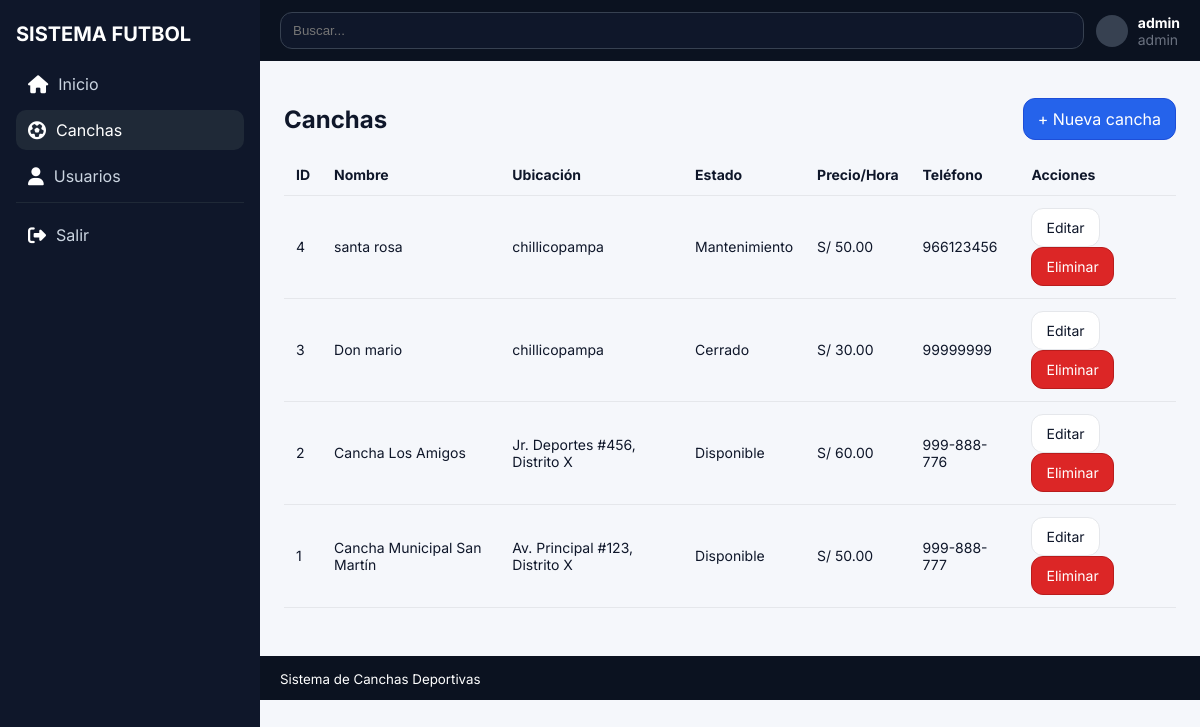
Page /?c=cancha&a=index (signed in) on the committed database.
### tables this page shows
CREATE TABLE `canchas` (
  `id_cancha` int(11) NOT NULL AUTO_INCREMENT,
  `nombre` varchar(100) NOT NULL,
  `ubicacion` varchar(150) NOT NULL,
  `descripcion` text,
  `estado` varchar(50) DEFAULT 'Disponible',
  `precio_hora` decimal(10,2) DEFAULT '0.00',
  `telefono` varchar(20) DEFAULT NULL,
  `fecha_registro` datetime DEFAULT CURRENT_TIMESTAMP,
  PRIMARY KEY (`id_cancha`)
);

### src/control/CanchaController.php (called while the page is built, shortened)
<?php
require_once __DIR__ . '/../model/Cancha.php';
class CanchaController {
    public function index() {
        $canchas = Cancha::all();
        require __DIR__ . '/../view/cancha/index.php';
    }
}

### index.php (called while the page is built, shortened)
<?php
$a = $_GET['a'] ?? 'loginForm';
$controller = new $classname();
$controller->$a();

### src/library/conexion.php (called while the page is built, shortened)
<?php
class Conexion {
    public static function getConexion(): PDO {
        static $pdo = null;
        if ($pdo === null) {
            $dsn = "mysql:host=" . BD_HOST . ";dbname=" . BD_NAME . ";charset=" . BD_CHARSET;
            $opts = [
                PDO::ATTR_ERRMODE            => PDO::ERRMODE_EXCEPTION,
                PDO::ATTR_DEFAULT_FETCH_MODE => PDO::FETCH_ASSOC,
                PDO::ATTR_EMULATE_PREPARES   => false,
            ];
            $pdo = new PDO($dsn, BD_USER, BD_PASSWORD, $opts);
        }
        return $pdo;
    }
}

### src/model/Cancha.php (called while the page is built, shortened)
<?php
require_once __DIR__ . '/../library/conexion.php';
class Cancha {
    public static function all(): array {
        $sql = "SELECT * FROM canchas ORDER BY id_cancha DESC";
        return Conexion::getConexion()->query($sql)->fetchAll();
    }
}

### src/view/cancha/index.php (the view)
<?php require __DIR__ . '/../layout/header.php'; ?>
<div style="display:flex;justify-content:space-between;align-items:center">
  <h2>Canchas</h2>
  <a class="btn primary" href="<?= BASE_URL ?>?c=cancha&a=create">+ Nueva cancha</a>
</div>
<table>
  <thead>
    <tr>
      <th>ID</th><th>Nombre</th><th>Ubicación</th><th>Estado</th>
      <th>Precio/Hora</th><th>Teléfono</th><th>Acciones</th>
    </tr>
  </thead>
  <tbody>
    <?php foreach ($canchas as $c): ?>
      <tr>
        <td><?= $c['id_cancha'] ?></td>
        <td><a href="<?= BASE_URL ?>?c=cancha&a=show&id=<?= $c['id_cancha'] ?>">
          <?= htmlspecialchars($c['nombre']) ?></a></td>
        <td><?= htmlspecialchars($c['ubicacion']) ?></td>
        <td><?= htmlspecialchars($c['estado']) ?></td>
        <td>S/ <?= number_format($c['precio_hora'],2) ?></td>
        <td><?= htmlspecialchars($c['telefono']) ?></td>
        <td>
          <a class="btn" href="<?= BASE_URL ?>?c=cancha&a=edit&id=<?= $c['id_cancha'] ?>">Editar</a>
          <a class="btn" style="background:#dc2626;color:#fff;border-color:#b91c1c"
             onclick="return confirm('¿Eliminar cancha?')"
             href="<?= BASE_URL ?>?c=cancha&a=delete&id=<?= $c['id_cancha'] ?>">Eliminar</a>
        </td>
      </tr>
    <?php endforeach; ?>
  </tbody>
</table>
<?php require __DIR__ . '/../layout/footer.php'; ?>

### src/view/layout/header.php (style rules this page uses)
:root { --bg:#f5f7fb; --card:#ffffff; --muted:#6b7280; --text:#0f172a; --brand:#2563eb; --sidebar:#0f172a; --ring:#e5e7eb; --danger:#dc2626; --success:#10b981; --radius:14px; --shadow:0 8px 24px rgba(15,23,42,.08); }
* { box-sizing:border-box }
body { margin:0;font-family:Inter,system-ui,Arial,sans-serif;background:var(--bg);color:var(--text) }
a { color:inherit;text-decoration:none }
table { width:100%;border-collapse:collapse }
th,td { padding:12px;border-bottom:1px solid var(--ring);text-align:left;font-size:14px }
.btn { display:inline-block;padding:10px 14px;border-radius:12px;border:1px solid var(--ring);background:#fff;cursor:pointer }
.btn.primary { background:var(--brand);color:#fff;border-color:#1d4ed8 }

### rows in the picture
canchas: id_cancha "4", nombre "santa rosa", ubicacion "chillicopampa", estado "Mantenimiento", precio_hora "50.00", telefono "966123456"
canchas: id_cancha "3", nombre "Don mario", ubicacion "chillicopampa", estado "Cerrado", precio_hora "30.00", telefono "99999999"
canchas: id_cancha "2", nombre "Cancha Los Amigos", ubicacion "Jr. Deportes #456, Distrito X", estado "Disponible", precio_hora "60.00", telefono "999-888-776"
canchas: id_cancha "1", nombre "Cancha Municipal San Martín", ubicacion "Av. Principal #123, Distrito X", estado "Disponible", precio_hora "50.00", telefono "999-888-777"

### other values in the picture
$_SESSION['user']['name'] "admin"
$_SESSION['user']['rol'] "admin"
